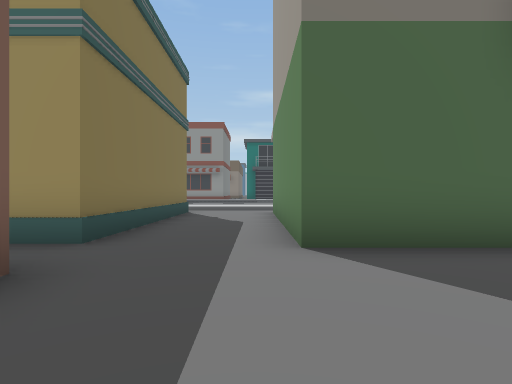
View 1 (above)

24 first-person views from a walk through a Unity game level. The camera is 1.2 m above the floor, looks level and sees 80° across. The floor is counted in squares, 2 m on a side. Each view is taken from the middle of a square. On the plan, view 1 faces up. The plan holds only what a view shows up to about 9 squares ahead; the rest is blank. The place goes on beyond the plan. Some surface patterns are stand-ins.

View 2
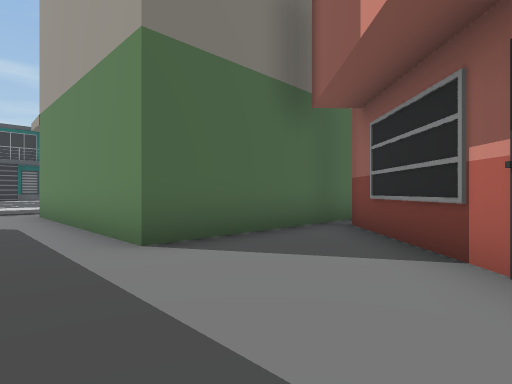

View 3
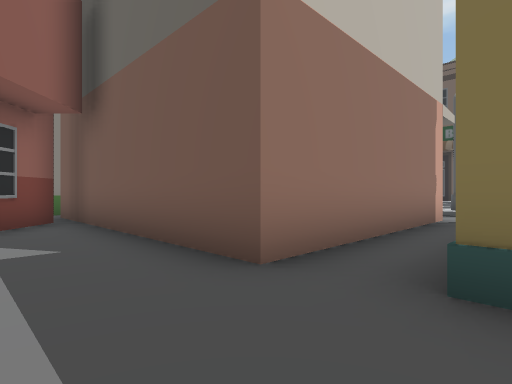

View 4
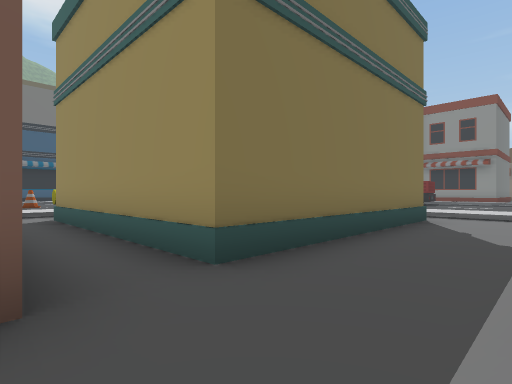

View 5
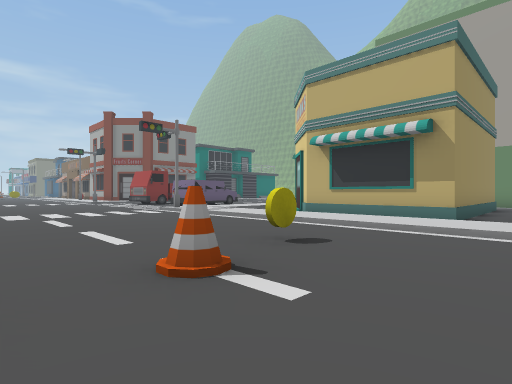

View 6
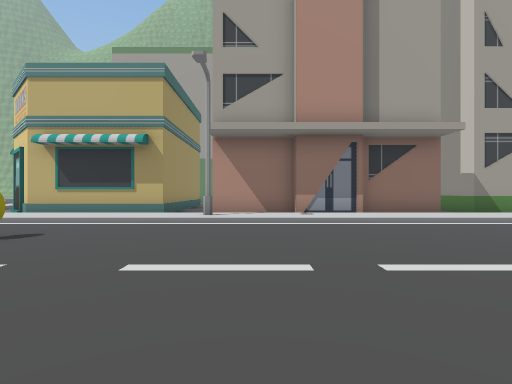

View 7
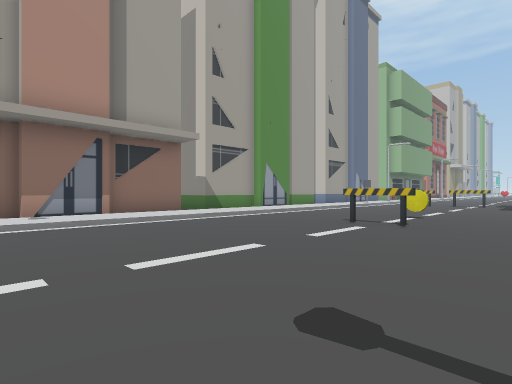

View 8
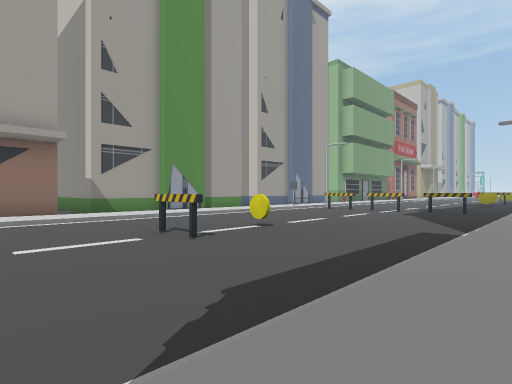

View 9
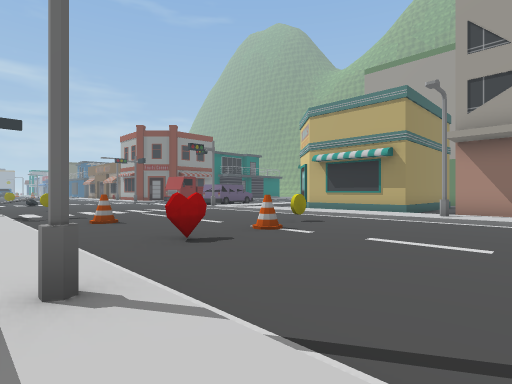

View 10
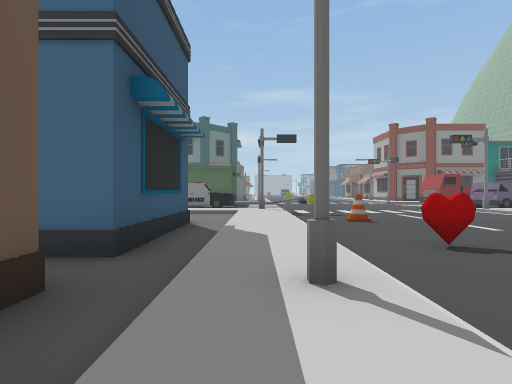

View 11
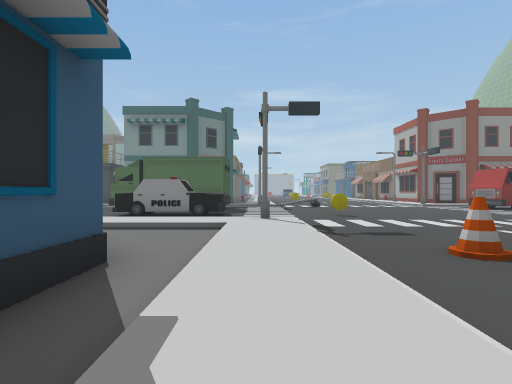

View 12
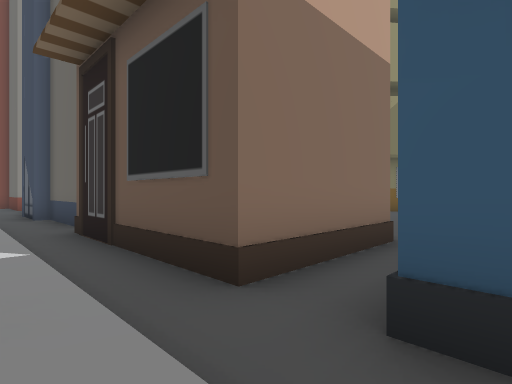

View 13
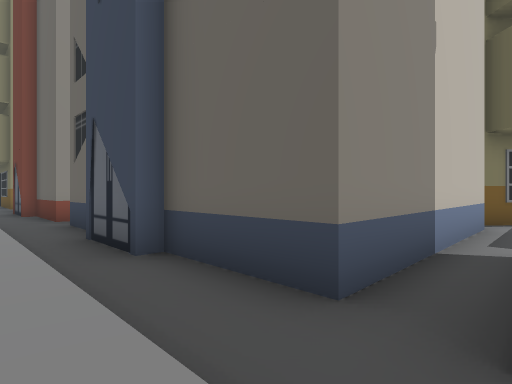

View 14
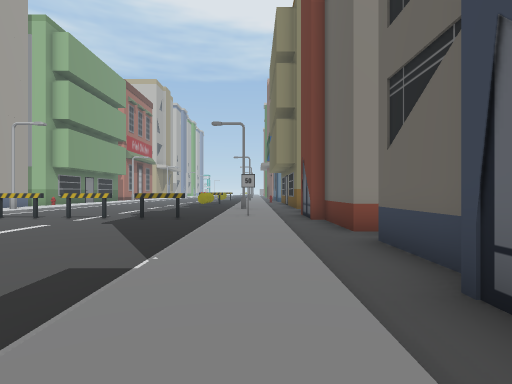

View 15
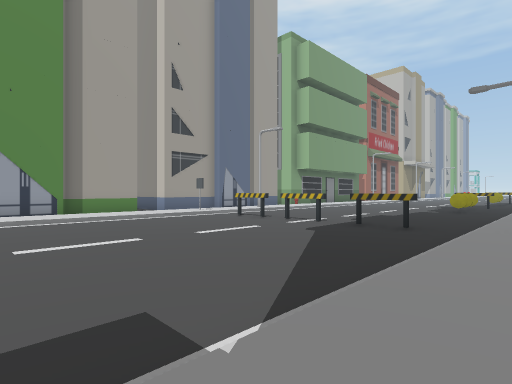

View 16
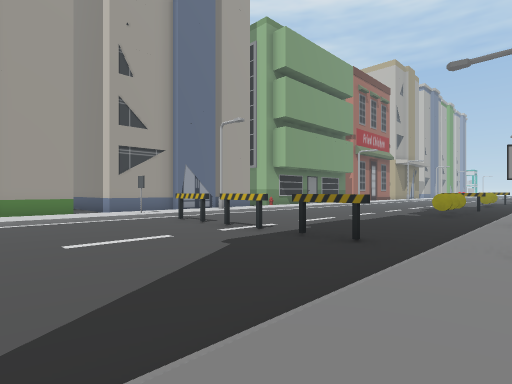

View 17
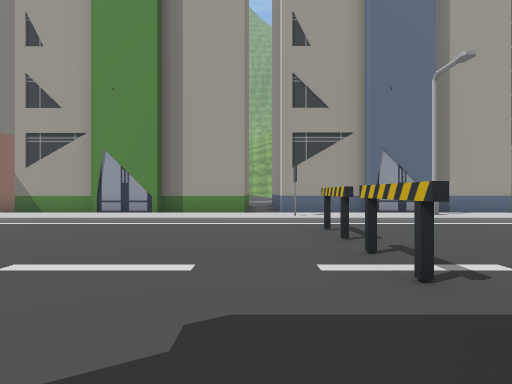

View 18
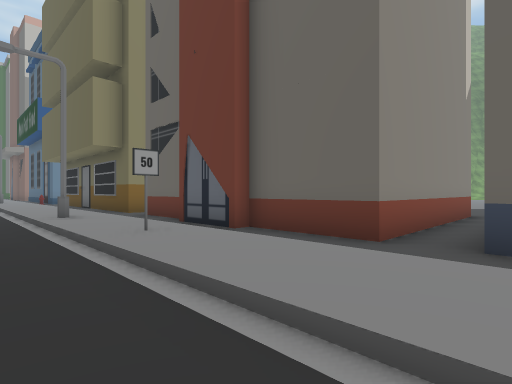

View 19
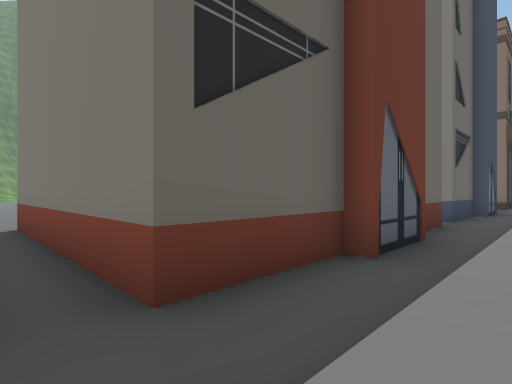

View 20
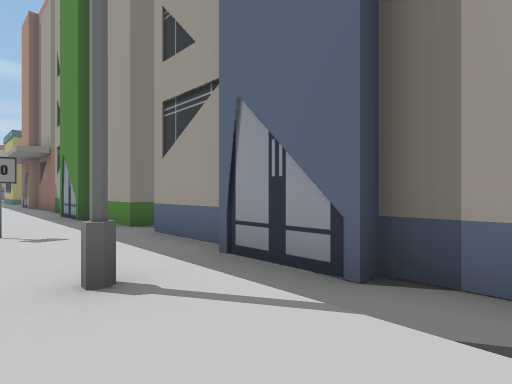

View 21
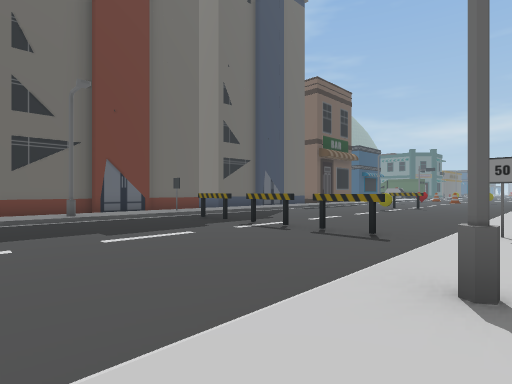

View 22
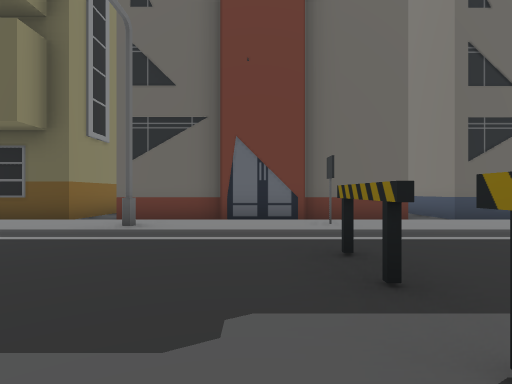

View 23
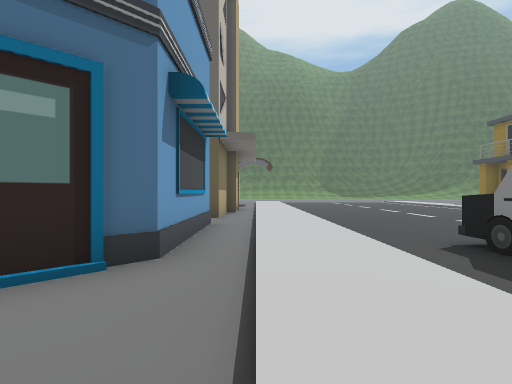

View 24
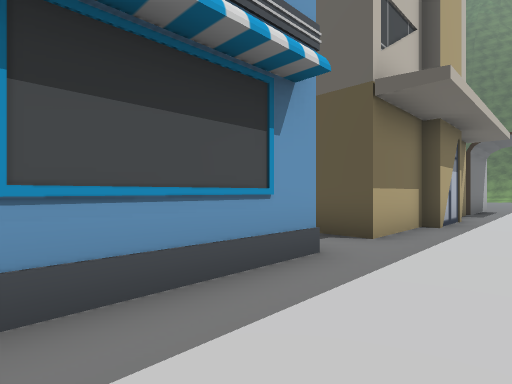

### Floor plan
Key: @ floor where view 1 was taken; # wall or solid block; x gap in a wall; . main floor; : floor 0.25 m higher than the main floor; / step, stairs or slope; ^ raised ledge; B building; S streetlight; H heart; C cone; Y yellow coin; F fence; A car; I sign.
Columns run from 32 left of view 1 to 5 right of it. Each row starts with its distance up from view 1.
 13      .....AAAA........
 12      ........  .......
 11      :::::::::#/.....         ::::
 10 //////////////:/......        ////
  9 BBBBBB.^##^...:/....../:      ^..B
  8      B.    #..:/....../: #    #..B
  7             #.:/C...../: #    #..B
  6             #.:/....../: #    #..B
  5             #.:/....../: #    #..B
  4             #.:/.HC.Y./:.#####^..BBBBB
  3           ....:/....../:..............
  2           ###.S/....../S.BBBBBB.....B
  1             #.:/....../: B    B....B
  0             #.:/....../: B    B.@.B
 -1             #.: ....../: B    B..
 -2          .x^x.:/....../: B    B.B
 -3      BBBBBBBB.:/....../: B    BB
 -4             B.:/....../: B    B
 -5             B.:/..F.../: B    B
 -6             B.:/..Y.../: B
 -7             B.:/....../: B
 -8             B.:/....../:.B
 -9           BBB.:/....../:.B
-10        .......:/....../:.B
-11        BBBBBB.:/....../:.B
-12             B.:/....../:..
-13             B.I/.F.FF.I:.B
-14             B.:/....../:.B
-15             B.:/....../:.B
-16             B.S/....../S.B
-17       .BBBBBB.:/....../:.B
-18           BBB.:/....../:.B

Where each view was taken, in squares from view 1:
view 1: 0 up, 0 right, facing up
view 2: 0 up, 1 left, facing up-right
view 3: 4 up, 0 right, facing down-left
view 4: 2 up, 0 right, facing up-left
view 5: 2 up, 15 left, facing up-right
view 6: 1 up, 16 left, facing right
view 7: 1 up, 16 left, facing down-right
view 8: 2 down, 18 left, facing down-right
view 9: 0 up, 18 left, facing up-right
view 10: 0 up, 18 left, facing up
view 11: 4 up, 18 left, facing up
view 12: 4 up, 18 left, facing down-left
view 13: 2 down, 18 left, facing down-left
view 14: 5 down, 18 left, facing down
view 15: 7 down, 18 left, facing down-right
view 16: 9 down, 18 left, facing down-right
view 17: 12 down, 16 left, facing right
view 18: 9 down, 16 left, facing down-left
view 19: 18 down, 18 left, facing up-left
view 20: 18 down, 10 left, facing up-right
view 21: 18 down, 9 left, facing up-left
view 22: 14 down, 13 left, facing left
view 23: 10 up, 18 left, facing left
view 24: 11 up, 22 left, facing down-left
